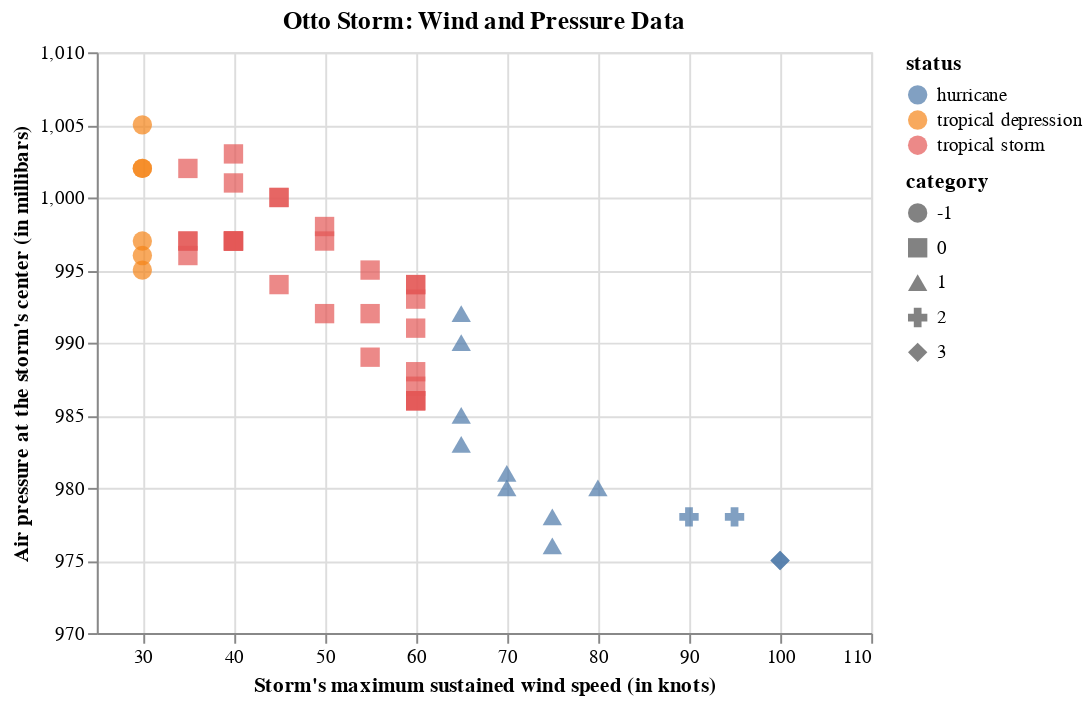

The code cell stored with this chart in its notebook:
### Markdown cell above
## C.

### Code cell
alt.Chart(otto_storm).mark_point(filled=True, size=100).encode(
    alt.X('wind:Q', axis=alt.Axis(title= "Storm's maximum sustained wind speed (in knots)"), scale=alt.Scale(zero=False, domain=(25, 110))),
    alt.Y('pressure:Q', axis=alt.Axis(title="Air pressure at the storm's center (in millibars)"), scale=alt.Scale(zero=False)),
    alt.Color('status:N'),
    alt.Shape('category:N'),
    tooltip = [
        alt.Tooltip("year:N"),
        alt.Tooltip('month:N'),
        alt.Tooltip('day:N'),
        alt.Tooltip('hour:N')]
).properties(title='Otto Storm: Wind and Pressure Data')

### Figure 1 — Vega-Lite specification as saved in the notebook (floating-point values rounded to 4 significant figures)
{"config": {"view": {"continuousWidth": 400, "continuousHeight": 300}}, "data": {"name": "data-b49c3e35ede9d9c0d3998d8fc87ad5eb"}, "mark": {"type": "point", "filled": true, "size": 100}, "encoding": {"color": {"field": "status", "type": "nominal"}, "shape": {"field": "category", "type": "nominal"}, "tooltip": [{"field": "year", "type": "nominal"}, {"field": "month", "type": "nominal"}, {"field": "day", "type": "nominal"}, {"field": "hour", "type": "nominal"}], "x": {"axis": {"title": "Storm's maximum sustained wind speed (in knots)"}, "field": "wind", "scale": {"domain": [25, 110], "zero": false}, "type": "quantitative"}, "y": {"axis": {"title": "Air pressure at the storm's center (in millibars)"}, "field": "pressure", "scale": {"zero": false}, "type": "quantitative"}}, "title": "Otto Storm: Wind and Pressure Data", "$schema": "https://vega.github.io/schema/vega-lite/v4.17.0.json", "datasets": {"data-b49c3e35ede9d9c0d3998d8fc87ad5eb": [{"Unnamed: 0": 6853, "name": "Otto", "year": 2004, "month": 11, "day": 30, "hour": 18, "lat": 31.7, "long": -51.0, "status": "tropical storm", "category": 0, "wind": 40, "pressure": 997, "tropicalstorm_force_diameter": 175.0, "hurricane_force_diameter": 0.0}, {"Unnamed: 0": 6854, "name": "Otto", "year": 2004, "month": 12, "day": 1, "hour": 0, "lat": 31.8, "long": -50.9, "status": "tropical storm", "category": 0, "wind": 40, "pressure": 997, "tropicalstorm_force_diameter": 210.0, "hurricane_force_diameter": 0.0}, {"Unnamed: 0": 6855, "name": "Otto", "year": 2004, "month": 12, "day": 1, "hour": 6, "lat": 31.9, "long": -50.8, "status": "tropical storm", "category": 0, "wind": 40, "pressure": 997, "tropicalstorm_force_diameter": 210.0, "hurricane_force_diameter": 0.0}, {"Unnamed: 0": 6856, "name": "Otto", "year": 2004, "month": 12, "day": 1, "hour": 12, "lat": 31.6, "long": -50.4, "status": "tropical storm", "category": 0, "wind": 40, "pressure": 997, "tropicalstorm_force_diameter": 160.0, "hurricane_force_diameter": 0.0}, {"Unnamed: 0": 6857, "name": "Otto", "year": 2004, "month": 12, "day": 1, "hour": 18, "lat": 31.0, "long": -50.1, "status": "tropical storm", "category": 0, "wind": 35, "pressure": 997, "tropicalstorm_force_diameter": 120.0, "hurricane_force_diameter": 0.0}, {"Unnamed: 0": 6858, "name": "Otto", "year": 2004, "month": 12, "day": 2, "hour": 0, "lat": 30.5, "long": -49.9, "status": "tropical storm", "category": 0, "wind": 35, "pressure": 997, "tropicalstorm_force_diameter": 90.0, "hurricane_force_diameter": 0.0}, {"Unnamed: 0": 6859, "name": "Otto", "year": 2004, "month": 12, "day": 2, "hour": 6, "lat": 29.9, "long": -50.1, "status": "tropical storm", "category": 0, "wind": 35, "pressure": 996, "tropicalstorm_force_diameter": 65.0, "hurricane_force_diameter": 0.0}, {"Unnamed: 0": 6860, "name": "Otto", "year": 2004, "month": 12, "day": 2, "hour": 12, "lat": 29.1, "long": -50.4, "status": "tropical depression", "category": -1, "wind": 30, "pressure": 995, "tropicalstorm_force_diameter": 0.0, "hurricane_force_diameter": 0.0}, {"Unnamed: 0": 6861, "name": "Otto", "year": 2004, "month": 12, "day": 2, "hour": 18, "lat": 28.5, "long": -50.1, "status": "tropical depression", "category": -1, "wind": 30, "pressure": 996, "tropicalstorm_force_diameter": 0.0, "hurricane_force_diameter": 0.0}, {"Unnamed: 0": 6862, "name": "Otto", "year": 2004, "month": 12, "day": 3, "hour": 0, "lat": 27.9, "long": -50.1, "status": "tropical depression", "category": -1, "wind": 30, "pressure": 997, "tropicalstorm_force_diameter": 0.0, "hurricane_force_diameter": 0.0}, {"Unnamed: 0": 8550, "name": "Otto", "year": 2010, "month": 10, "day": 7, "hour": 12, "lat": 23.6, "long": -68.3, "status": "tropical storm", "category": 0, "wind": 45, "pressure": 994, "tropicalstorm_force_diameter": 180.0, "hurricane_force_diameter": 0.0}, {"Unnamed: 0": 8551, "name": "Otto", "year": 2010, "month": 10, "day": 7, "hour": 18, "lat": 23.8, "long": -67.8, "status": "tropical storm", "category": 0, "wind": 50, "pressure": 992, "tropicalstorm_force_diameter": 180.0, "hurricane_force_diameter": 0.0}, {"Unnamed: 0": 8552, "name": "Otto", "year": 2010, "month": 10, "day": 8, "hour": 0, "lat": 24.0, "long": -67.0, "status": "tropical storm", "category": 0, "wind": 55, "pressure": 989, "tropicalstorm_force_diameter": 210.0, "hurricane_force_diameter": 0.0}, {"Unnamed: 0": 8553, "name": "Otto", "year": 2010, "month": 10, "day": 8, "hour": 6, "lat": 24.4, "long": -66.1, "status": "tropical storm", "category": 0, "wind": 60, "pressure": 986, "tropicalstorm_force_diameter": 210.0, "hurricane_force_diameter": 0.0}, {"Unnamed: 0": 8554, "name": "Otto", "year": 2010, "month": 10, "day": 8, "hour": 12, "lat": 25.2, "long": -64.8, "status": "hurricane", "category": 1, "wind": 65, "pressure": 983, "tropicalstorm_force_diameter": 230.0, "hurricane_force_diameter": 35.0}, {"Unnamed: 0": 8555, "name": "Otto", "year": 2010, "month": 10, "day": 8, "hour": 18, "lat": 26.2, "long": -63.3, "status": "hurricane", "category": 1, "wind": 70, "pressure": 980, "tropicalstorm_force_diameter": 230.0, "hurricane_force_diameter": 35.0}, {"Unnamed: 0": 8556, "name": "Otto", "year": 2010, "month": 10, "day": 9, "hour": 0, "lat": 27.2, "long": -61.7, "status": "hurricane", "category": 1, "wind": 75, "pressure": 976, "tropicalstorm_force_diameter": 260.0, "hurricane_force_diameter": 35.0}, {"Unnamed: 0": 8557, "name": "Otto", "year": 2010, "month": 10, "day": 9, "hour": 6, "lat": 28.5, "long": -59.7, "status": "hurricane", "category": 1, "wind": 75, "pressure": 978, "tropicalstorm_force_diameter": 260.0, "hurricane_force_diameter": 40.0}, {"Unnamed: 0": 8558, "name": "Otto", "year": 2010, "month": 10, "day": 9, "hour": 12, "lat": 30.0, "long": -57.3, "status": "hurricane", "category": 1, "wind": 70, "pressure": 981, "tropicalstorm_force_diameter": 260.0, "hurricane_force_diameter": 40.0}, {"Unnamed: 0": 8559, "name": "Otto", "year": 2010, "month": 10, "day": 9, "hour": 18, "lat": 31.4, "long": -54.3, "status": "hurricane", "category": 1, "wind": 65, "pressure": 985, "tropicalstorm_force_diameter": 260.0, "hurricane_force_diameter": 40.0}, {"Unnamed: 0": 8560, "name": "Otto", "year": 2010, "month": 10, "day": 10, "hour": 0, "lat": 32.7, "long": -50.9, "status": "tropical storm", "category": 0, "wind": 60, "pressure": 988, "tropicalstorm_force_diameter": 260.0, "hurricane_force_diameter": 0.0}, {"Unnamed: 0": 10362, "name": "Otto", "year": 2016, "month": 11, "day": 20, "hour": 18, "lat": 11.1, "long": -79.7, "status": "tropical depression", "category": -1, "wind": 30, "pressure": 1002, "tropicalstorm_force_diameter": 0.0, "hurricane_force_diameter": 0.0}, {"Unnamed: 0": 10363, "name": "Otto", "year": 2016, "month": 11, "day": 21, "hour": 0, "lat": 11.3, "long": -79.4, "status": "tropical depression", "category": -1, "wind": 30, "pressure": 1002, "tropicalstorm_force_diameter": 0.0, "hurricane_force_diameter": 0.0}, {"Unnamed: 0": 10364, "name": "Otto", "year": 2016, "month": 11, "day": 21, "hour": 6, "lat": 11.3, "long": -79.3, "status": "tropical storm", "category": 0, "wind": 35, "pressure": 1002, "tropicalstorm_force_diameter": 50.0, "hurricane_force_diameter": 0.0}, {"Unnamed: 0": 10365, "name": "Otto", "year": 2016, "month": 11, "day": 21, "hour": 12, "lat": 11.3, "long": -79.2, "status": "tropical storm", "category": 0, "wind": 40, "pressure": 1001, "tropicalstorm_force_diameter": 60.0, "hurricane_force_diameter": 0.0}, {"Unnamed: 0": 10366, "name": "Otto", "year": 2016, "month": 11, "day": 21, "hour": 18, "lat": 11.1, "long": -79.1, "status": "tropical storm", "category": 0, "wind": 45, "pressure": 1000, "tropicalstorm_force_diameter": 60.0, "hurricane_force_diameter": 0.0}, {"Unnamed: 0": 10367, "name": "Otto", "year": 2016, "month": 11, "day": 22, "hour": 0, "lat": 10.8, "long": -79.1, "status": "tropical storm", "category": 0, "wind": 50, "pressure": 998, "tropicalstorm_force_diameter": 60.0, "hurricane_force_diameter": 0.0}, {"Unnamed: 0": 10368, "name": "Otto", "year": 2016, "month": 11, "day": 22, "hour": 6, "lat": 10.6, "long": -79.1, "status": "tropical storm", "category": 0, "wind": 55, "pressure": 992, "tropicalstorm_force_diameter": 100.0, "hurricane_force_diameter": 0.0}, {"Unnamed: 0": 10369, "name": "Otto", "year": 2016, "month": 11, "day": 22, "hour": 12, "lat": 10.4, "long": -79.2, "status": "tropical storm", "category": 0, "wind": 60, "pressure": 986, "tropicalstorm_force_diameter": 100.0, "hurricane_force_diameter": 0.0}, {"Unnamed: 0": 10370, "name": "Otto", "year": 2016, "month": 11, "day": 22, "hour": 18, "lat": 10.5, "long": -79.4, "status": "tropical storm", "category": 0, "wind": 60, "pressure": 986, "tropicalstorm_force_diameter": 100.0, "hurricane_force_diameter": 0.0}, {"Unnamed: 0": 10371, "name": "Otto", "year": 2016, "month": 11, "day": 23, "hour": 0, "lat": 10.6, "long": -79.6, "status": "tropical storm", "category": 0, "wind": 60, "pressure": 987, "tropicalstorm_force_diameter": 100.0, "hurricane_force_diameter": 0.0}, {"Unnamed: 0": 10372, "name": "Otto", "year": 2016, "month": 11, "day": 23, "hour": 6, "lat": 10.8, "long": -80.0, "status": "tropical storm", "category": 0, "wind": 60, "pressure": 991, "tropicalstorm_force_diameter": 100.0, "hurricane_force_diameter": 0.0}, {"Unnamed: 0": 10373, "name": "Otto", "year": 2016, "month": 11, "day": 23, "hour": 12, "lat": 11.0, "long": -80.4, "status": "tropical storm", "category": 0, "wind": 60, "pressure": 994, "tropicalstorm_force_diameter": 100.0, "hurricane_force_diameter": 0.0}, {"Unnamed: 0": 10374, "name": "Otto", "year": 2016, "month": 11, "day": 23, "hour": 18, "lat": 11.2, "long": -81.1, "status": "hurricane", "category": 1, "wind": 65, "pressure": 990, "tropicalstorm_force_diameter": 100.0, "hurricane_force_diameter": 20.0}, {"Unnamed: 0": 10375, "name": "Otto", "year": 2016, "month": 11, "day": 24, "hour": 0, "lat": 11.2, "long": -81.8, "status": "hurricane", "category": 1, "wind": 80, "pressure": 980, "tropicalstorm_force_diameter": 100.0, "hurricane_force_diameter": 20.0}, {"Unnamed: 0": 10376, "name": "Otto", "year": 2016, "month": 11, "day": 24, "hour": 6, "lat": 11.1, "long": -82.4, "status": "hurricane", "category": 2, "wind": 90, "pressure": 978, "tropicalstorm_force_diameter": 100.0, "hurricane_force_diameter": 30.0}, {"Unnamed: 0": 10377, "name": "Otto", "year": 2016, "month": 11, "day": 24, "hour": 12, "lat": 11.0, "long": -83.0, "status": "hurricane", "category": 3, "wind": 100, "pressure": 975, "tropicalstorm_force_diameter": 100.0, "hurricane_force_diameter": 30.0}, {"Unnamed: 0": 10378, "name": "Otto", "year": 2016, "month": 11, "day": 24, "hour": 17, "lat": 11.0, "long": -83.8, "status": "hurricane", "category": 3, "wind": 100, "pressure": 975, "tropicalstorm_force_diameter": 100.0, "hurricane_force_diameter": 30.0}, {"Unnamed: 0": 10379, "name": "Otto", "year": 2016, "month": 11, "day": 24, "hour": 18, "lat": 11.0, "long": -83.9, "status": "hurricane", "category": 2, "wind": 95, "pressure": 978, "tropicalstorm_force_diameter": 100.0, "hurricane_force_diameter": 30.0}, {"Unnamed: 0": 10380, "name": "Otto", "year": 2016, "month": 11, "day": 25, "hour": 0, "lat": 10.9, "long": -84.9, "status": "hurricane", "category": 1, "wind": 65, "pressure": 992, "tropicalstorm_force_diameter": 90.0, "hurricane_force_diameter": 10.0}, {"Unnamed: 0": 10381, "name": "Otto", "year": 2016, "month": 11, "day": 25, "hour": 3, "lat": 10.7, "long": -85.6, "status": "tropical storm", "category": 0, "wind": 60, "pressure": 993, "tropicalstorm_force_diameter": 90.0, "hurricane_force_diameter": 0.0}, {"Unnamed: 0": 10382, "name": "Otto", "year": 2016, "month": 11, "day": 25, "hour": 6, "lat": 10.6, "long": -86.2, "status": "tropical storm", "category": 0, "wind": 60, "pressure": 994, "tropicalstorm_force_diameter": 80.0, "hurricane_force_diameter": 0.0}, {"Unnamed: 0": 10383, "name": "Otto", "year": 2016, "month": 11, "day": 25, "hour": 12, "lat": 10.3, "long": -87.5, "status": "tropical storm", "category": 0, "wind": 55, "pressure": 995, "tropicalstorm_force_diameter": 80.0, "hurricane_force_diameter": 0.0}, {"Unnamed: 0": 10384, "name": "Otto", "year": 2016, "month": 11, "day": 25, "hour": 18, "lat": 10.0, "long": -88.8, "status": "tropical storm", "category": 0, "wind": 50, "pressure": 997, "tropicalstorm_force_diameter": 80.0, "hurricane_force_diameter": 0.0}, {"Unnamed: 0": 10385, "name": "Otto", "year": 2016, "month": 11, "day": 26, "hour": 0, "lat": 9.7, "long": -90.2, "status": "tropical storm", "category": 0, "wind": 45, "pressure": 1000, "tropicalstorm_force_diameter": 80.0, "hurricane_force_diameter": 0.0}, {"Unnamed: 0": 10386, "name": "Otto", "year": 2016, "month": 11, "day": 26, "hour": 6, "lat": 9.4, "long": -91.7, "status": "tropical storm", "category": 0, "wind": 40, "pressure": 1003, "tropicalstorm_force_diameter": 80.0, "hurricane_force_diameter": 0.0}, {"Unnamed: 0": 10387, "name": "Otto", "year": 2016, "month": 11, "day": 26, "hour": 12, "lat": 9.1, "long": -93.3, "status": "tropical depression", "category": -1, "wind": 30, "pressure": 1005, "tropicalstorm_force_diameter": 0.0, "hurricane_force_diameter": 0.0}]}}
